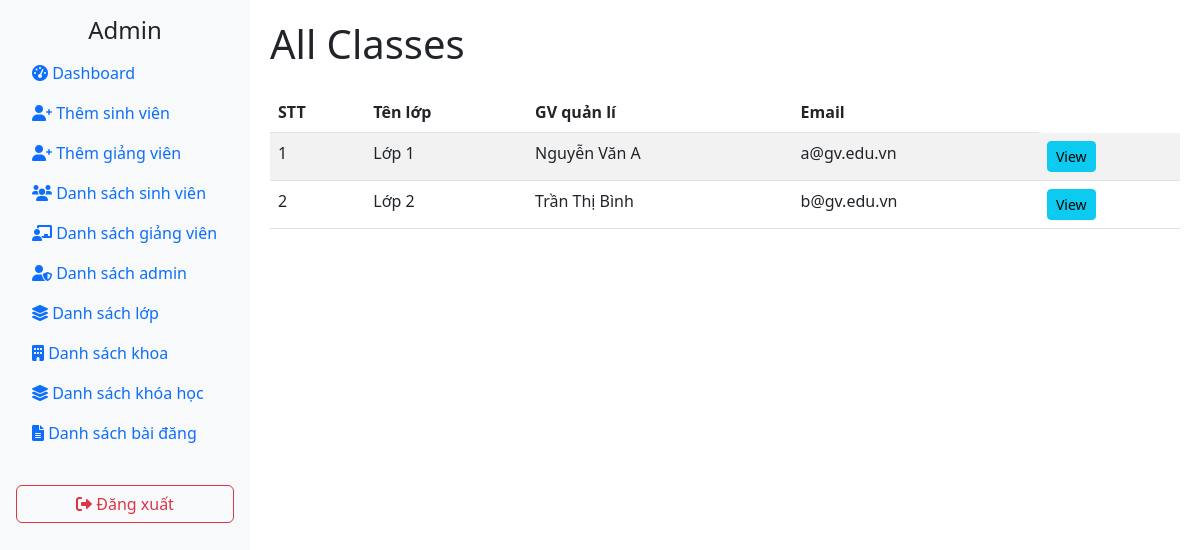
Screenshot of /admin/allclasses.php with the database file from the repository.
### tables this page shows
CREATE TABLE `classes` (
  `classID` int(11) NOT NULL,
  `classname` varchar(30) NOT NULL,
  `teacherID` int(11) NOT NULL
);

CREATE TABLE `teachers` (
  `teacherID` int(11) NOT NULL,
  `userID` char(8) DEFAULT NULL,
  `name` varchar(30) NOT NULL DEFAULT 'Nguyễn Văn A',
  `email` varchar(50) DEFAULT NULL,
  `degree` varchar(50) DEFAULT NULL
);

### admin/allclasses.php (the view)
<?php
include '../connect.php';
include 'header.php';
$stmt = $pdo->query("SELECT c.*, t.*
                            FROM Classes c
                            INNER JOIN Teachers t ON c.teacherID = t.teacherID
                            ORDER BY SUBSTRING_INDEX(classname, ' ', -1) ASC ");
$classes = $stmt->fetchAll(PDO::FETCH_ASSOC);
?>
<div class="content">
    <h1 class="mb-4">All Classes</h1>
    <table class="table table-striped">
        <thead>
            <tr>
                <th>STT</th>
                <th>Tên lớp</th>
                <th>GV quản lí</th>
                <th>Email</th>
            </tr>
        </thead>
        <tbody>
            <?php $i = 1; ?>
            <?php foreach ($classes as $class): ?>
            <tr>
                <td><?php echo $i++; ?></td>
                <td><?php echo htmlspecialchars($class['classname']); ?></td>
                <td><?php echo htmlspecialchars($class['name']); ?></td>
                <td><?php echo htmlspecialchars($class['email']); ?></td>
                <td>
                    <a href="viewclass.php?id=<?php echo $class['classID'] ; ?>" class="btn btn-sm btn-info">View</a>
                </td>
            </tr>
            <?php endforeach; ?>
        </tbody>
    </table>
</div>
<?php include 'footer.php'; ?>

### rows the page displays
classes: classname "Lớp 1", teacherID.name "Nguyễn Văn A", teacherID.email "a@gv.edu.vn"
classes: classname "Lớp 2", teacherID.name "Trần Thị Bình", teacherID.email "b@gv.edu.vn"
